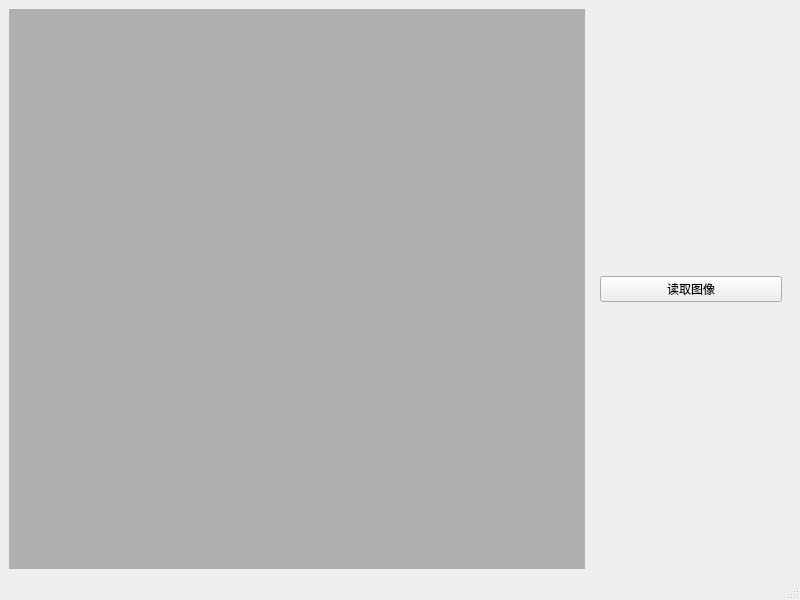
<?xml version="1.0" encoding="UTF-8"?>
<ui version="4.0">
 <class>MainWindow</class>
 <widget class="QMainWindow" name="MainWindow">
  <property name="geometry">
   <rect>
    <x>0</x>
    <y>0</y>
    <width>800</width>
    <height>600</height>
   </rect>
  </property>
  <property name="windowTitle">
   <string>MainWindow</string>
  </property>
  <widget class="QWidget" name="centralwidget">
   <layout class="QHBoxLayout" name="horizontalLayout">
    <item>
     <widget class="QWidget" name="widget" native="true">
      <property name="styleSheet">
       <string notr="true">background-color: rgb(176, 176, 176);</string>
      </property>
      <layout class="QHBoxLayout" name="horizontalLayout_3">
       <property name="spacing">
        <number>0</number>
       </property>
       <property name="leftMargin">
        <number>0</number>
       </property>
       <property name="topMargin">
        <number>0</number>
       </property>
       <property name="rightMargin">
        <number>0</number>
       </property>
       <property name="bottomMargin">
        <number>0</number>
       </property>
       <item>
        <layout class="QHBoxLayout" name="horizontalLayout_2"/>
       </item>
      </layout>
     </widget>
    </item>
    <item>
     <widget class="QWidget" name="widget_2" native="true">
      <property name="maximumSize">
       <size>
        <width>200</width>
        <height>16777215</height>
       </size>
      </property>
      <layout class="QVBoxLayout" name="verticalLayout">
       <item>
        <widget class="QPushButton" name="importImage_Btn">
         <property name="text">
          <string>读取图像</string>
         </property>
        </widget>
       </item>
      </layout>
     </widget>
    </item>
   </layout>
  </widget>
  <widget class="QMenuBar" name="menubar">
   <property name="geometry">
    <rect>
     <x>0</x>
     <y>0</y>
     <width>800</width>
     <height>21</height>
    </rect>
   </property>
  </widget>
  <widget class="QStatusBar" name="statusbar"/>
 </widget>
 <resources/>
 <connections/>
</ui>
